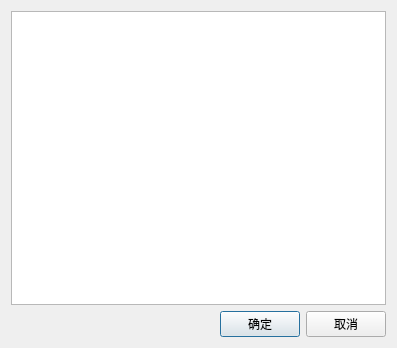
<?xml version="1.0" encoding="UTF-8"?>
<ui version="4.0">
 <class>SendMessage</class>
 <widget class="QDialog" name="SendMessage">
  <property name="geometry">
   <rect>
    <x>0</x>
    <y>0</y>
    <width>397</width>
    <height>348</height>
   </rect>
  </property>
  <property name="windowTitle">
   <string>Dialog</string>
  </property>
  <layout class="QGridLayout" name="gridLayout">
   <item row="0" column="0">
    <widget class="QTextEdit" name="textEdit_Message"/>
   </item>
   <item row="1" column="0">
    <layout class="QHBoxLayout" name="horizontalLayout">
     <item>
      <spacer name="horizontalSpacer">
       <property name="orientation">
        <enum>Qt::Horizontal</enum>
       </property>
       <property name="sizeHint" stdset="0">
        <size>
         <width>40</width>
         <height>20</height>
        </size>
       </property>
      </spacer>
     </item>
     <item>
      <widget class="QPushButton" name="pushButton_Confirm">
       <property name="text">
        <string>确定</string>
       </property>
      </widget>
     </item>
     <item>
      <widget class="QPushButton" name="pushButton_Cancel">
       <property name="text">
        <string>取消</string>
       </property>
      </widget>
     </item>
    </layout>
   </item>
  </layout>
 </widget>
 <resources/>
 <connections/>
</ui>
